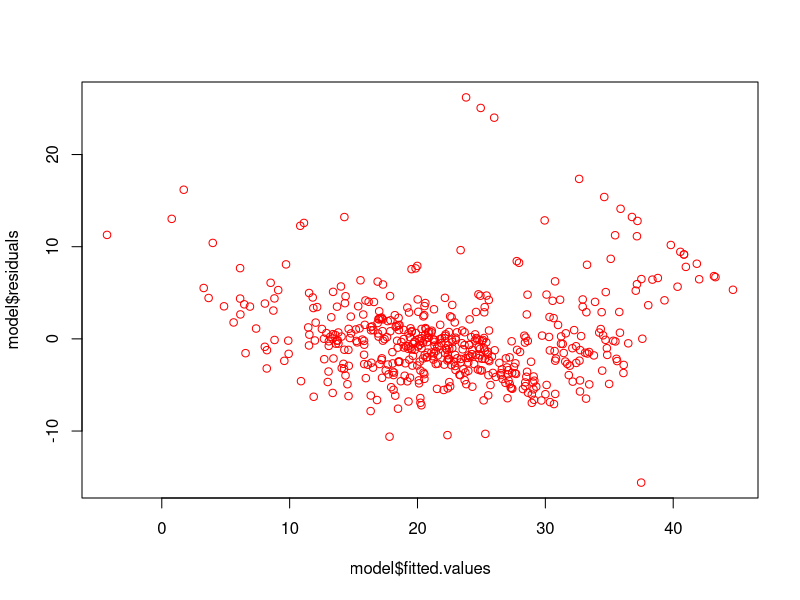
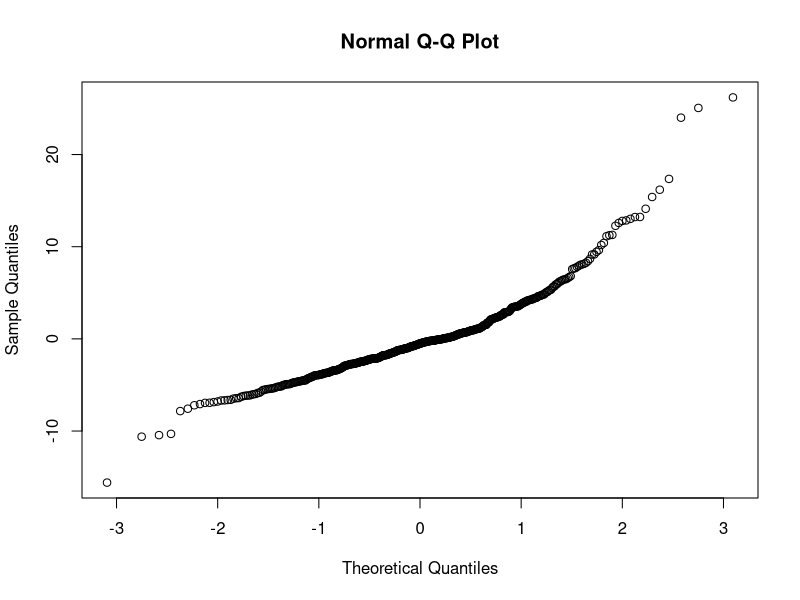

Write the R code that produced these figures, in order.
## ---- chunk 1
library(mlbench)
## ---- chunk 2
data("BostonHousing")
str(BostonHousing)
summary(BostonHousing)
## ---- chunk 3
model <- lm(medv ~ ., data=BostonHousing)
summary(model)
## ---- chunk 4
plot(model$fitted.values, model$residuals, col="red")
## ---- chunk 5
qqnorm(model$residuals)
